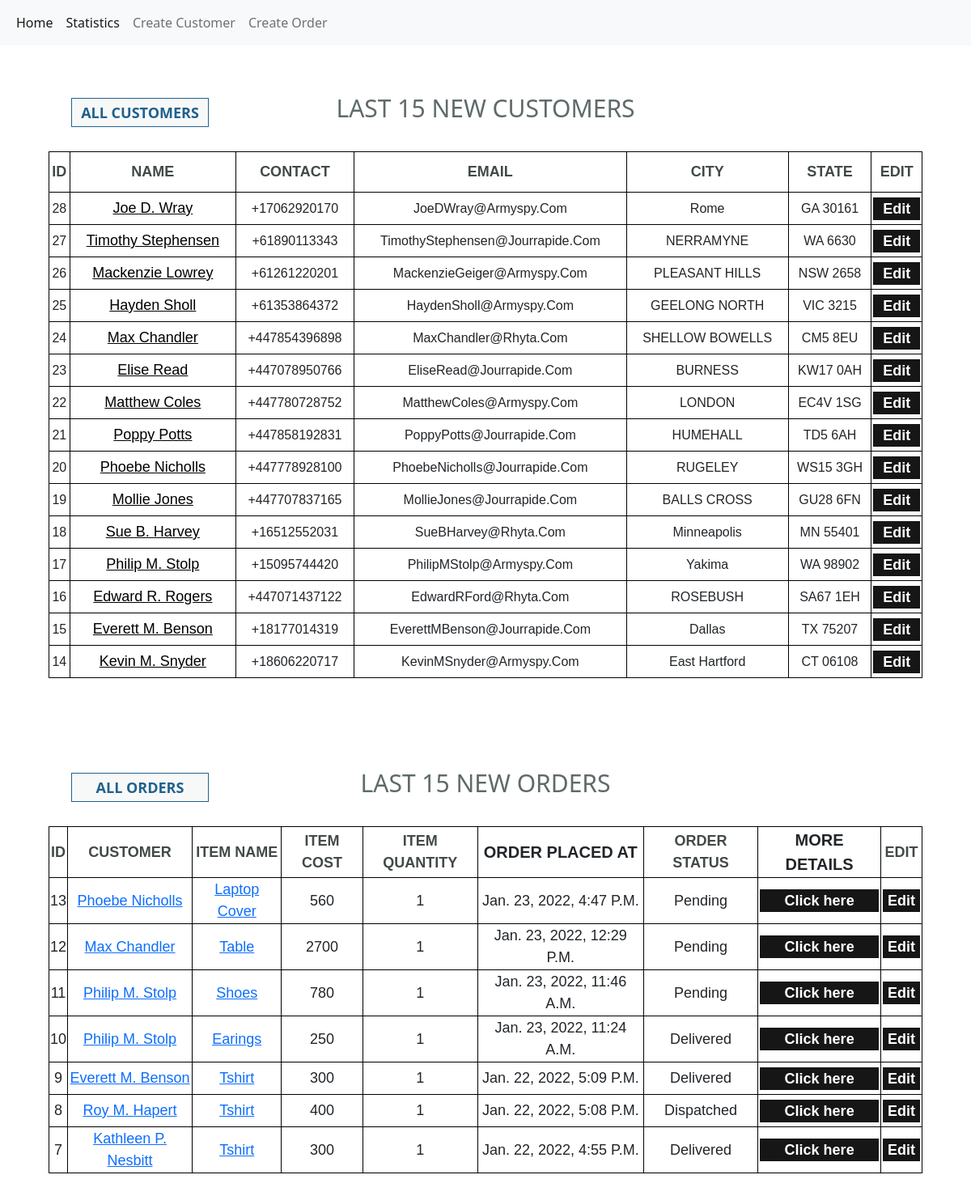
The app's page /, older data.
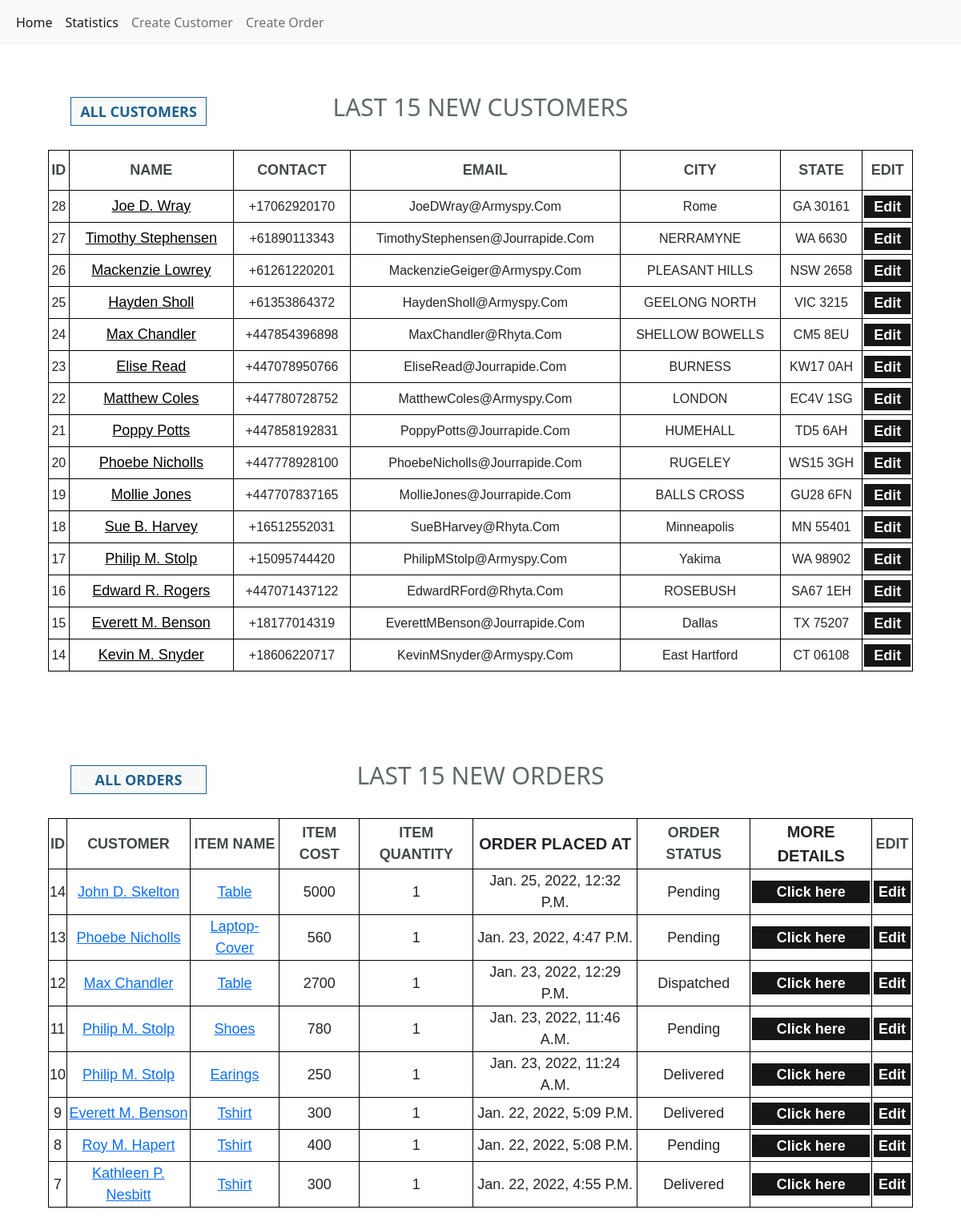
The same page, newer data.
### app/models.py (models this page shows, shortened)
class Customer(models.Model):
    name = models.CharField(max_length=200)
    contact = PhoneNumberField()
    email = models.EmailField()
    address = models.CharField(max_length=300)
    city = models.CharField(max_length=50)
    state = models.CharField(max_length=50)
    date = models.DateTimeField(auto_now_add=True)
    def __str__(self):
        return self.name

class OrderDetails(models.Model):
    customer = models.ForeignKey(Customer, related_name="customer",on_delete=models.SET_DEFAULT, default="NA")
    item_name = models.CharField(max_length=200)
    item_cost = models.IntegerField()
    item_quantity = models.IntegerField()
    order_choices = (
    ('pending','pending'),
    ('dispatched', 'dispatched'),
    ('delivered','delivered'),
        )
    order_status = models.CharField(max_length=30, choices=order_choices, default='pending')
    date = models.DateTimeField(auto_now_add=True)

### app/views.py (the view)
# urls.py: url(r'^$', views.Home, name='home'),
def Home(request):
    context = {}
    context['customers'] = Customer.objects.all().order_by("date").reverse()[:15]
    context['orders'] = OrderDetails.objects.all().order_by("date").reverse()[:15]
    return render(request, 'app/home.html', context)

### templates/app/home.html
{% extends "base.html"%} {% block body_block %}
<div>
    <div class="home-div">
        <div class="container-home">
            <h5 class="table-title">last 15 new customers</h5>
            <div class="container-btn">
                <a href="{% url 'app:customerList'%}"><button class="btn-all">All Customers</button></a>
            </div>
        <div id="table-home">
            <table class="customer-list-table-home">
                <tr class="home-tr">
                  <th class="home-th">ID</th>
                  <th class="home-th">NAME</th>
                  <th class="home-th">CONTACT</th>
                  <th class="home-th">EMAIL</th>
                  <th class="home-th">CITY</th>
                  <th class="home-th">STATE</th>
                  <th class="home-th">EDIT</th>
                </tr>
                {% for customer in customers %}
                <tr class="home-tr">
                  <td class="home-td">{{ customer.id}}</td>
                  <td class="home-td"><a href="{% url 'app:customerDetails' pk=customer.id %}" class="home-td-link">{{customer.name}}</a></td>
                  <td class="home-td">{{customer.contact}}</td>
                  <td class="home-td">{{customer.email}}</td>
                  <td class="home-td">{{customer.city}}</td>
                  <td class="home-td">{{customer.state}}</td>
                  <td class="home-td"><a href="{% url 'app:updateCustomer' pk=customer.id %}"><button class="Edit-btn">Edit</button></a></td>
                </tr>
                {% endfor %}
              </table>
        </div>
        </div>
        <div class="container-home">
            <h5 class="table-title">last 15 new orders</h5>
            <div class="container-btn"><a href="{% url 'app:orderList'%}"><button class="btn-all">All Orders</button></a></div>
        <div id="table-home">
            <table class="customer-list-table-home">
                <tr class="home-tr">
                    <th class="home-th">ID</th>
                    <th class="home-th">CUSTOMER</th>
                    <a href=""><th class="home-th">ITEM NAME</th></a>
                    <th class="home-th">ITEM COST</th>
                    <th class="home-th">ITEM QUANTITY</th>
                    <th class="list-th">ORDER PLACED AT</th>
                    <th class="home-th">ORDER STATUS</th>
                    <th class="list-th">MORE DETAILS</th>
                    <th class="home-th">EDIT</th>
                  </tr>
                  {% for order in orders %}
                  <tr class="home-tr">
                    <td class="order-list-td">{{ order.id}}</td>
                    <td class="order-list-td"><a href="{% url 'app:customerDetails' pk=order.customer.id %}">{{order.customer}}</a></td>
                    <td class="order-list-td"><a href="{% url 'app:itemList' slug=order.item_name %}">{{order.item_name}}</a></td>
                    <td class="order-list-td">{{order.item_cost}}</td>
                    <td class="order-list-td">{{order.item_quantity}}</td>
                    <td class="order-list-td">{{order.date}}</td>
                    <td class="order-list-td">{{order.order_status}}</td>
                    <td class="order-list-td"><a href="{% url 'app:orderDetails' pk=order.id %}"><button class="Edit-btn">Click here</button></a></td>
                    <td class="order-list-td"><a href="{% url 'app:updateOrder' pk=order.id %}"><button class="Edit-btn">Edit</button></a></td>
                  </tr>
                  {% endfor %}
              </table>
        </div>
        </div>
    </div>
</div>
{% endblock %}

Row changes from the older to the newer data that the page shows:
added OrderDetails: id "14", customer "John D. Skelton", item_name "Table", item_cost "5000", item_quantity "1", date "Jan. 25, 2022, 12:32 P.m.", order_status "Pending"
changed OrderDetails "Phoebe Nicholls": item_name "Laptop Cover" → "Laptop-Cover"
changed OrderDetails "Max Chandler": order_status "Pending" → "Dispatched"
changed OrderDetails "Jan. 22, 2022, 5:08 P.m.": order_status "Dispatched" → "Pending"
